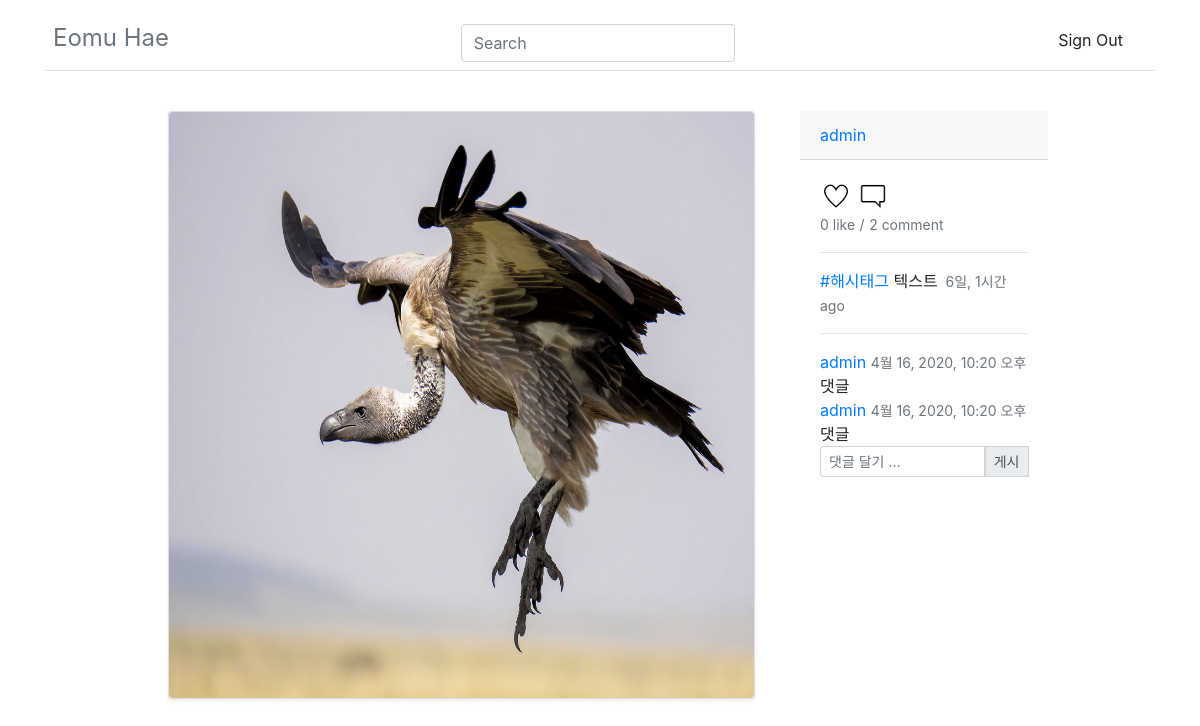
The page /intworldapp/detail/35/ on the database as committed earlier.
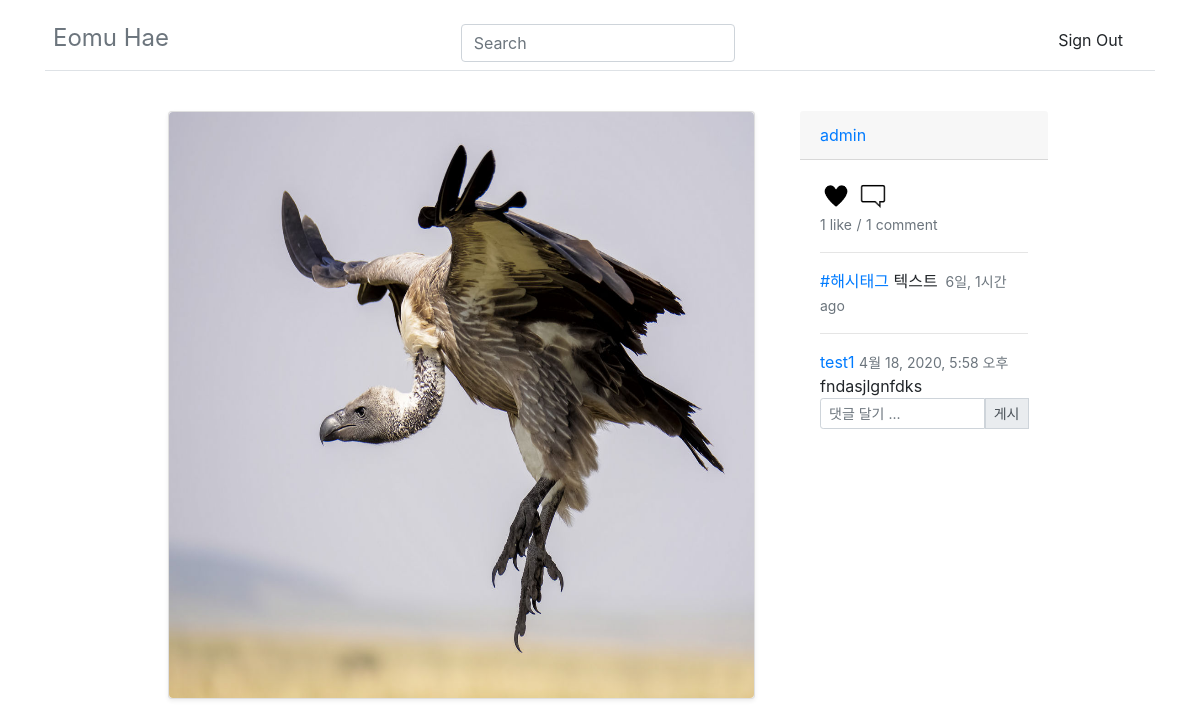
The same page on the database as committed later.
### intworldapp/models.py (models this page shows, shortened)
class Post(models.Model):
    main_text = models.CharField(max_length=200)
    create_user = models.ForeignKey(User, on_delete = models.CASCADE)
    create_date = models.DateTimeField('date published', default=timezone.now)
    update_date = models.DateTimeField('date published', null = True, default=timezone.now)
    create_img = models.ImageField(blank=True, upload_to="post/%Y/%m/%d", null=True)
    likes = models.ManyToManyField(User, related_name='likes')
    tag_set = models.ManyToManyField('Tag', blank=True)
    @property
    def total_likes(self):
        return self.likes.count()

class Tag(models.Model):
    tag_name = models.CharField(max_length=140, unique=True)

class Comment(models.Model):
    comment = models.ForeignKey(Post, on_delete=models.CASCADE, null=True, related_name='comments')
    comment_text = models.CharField(max_length=200)
    comment_user = models.ForeignKey(User, on_delete=models.CASCADE, null = True)
    comment_date = models.DateTimeField('date published', default=timezone.now)
    class Meta:
        ordering = ['-id']

### intworldapp/views.py (the view)
# urls.py: path('detail/<int:post_id>/', views.detail, name="detail"),
def detail(request, post_id):
    post = get_object_or_404(Post, id=post_id)
    return render(request, 'detail.html', {'post': post})

### intworldapp/templatetags/post_extras.py (called while the page is built)
@register.filter
def add_link(value):
    main_text = value.main_text
    tags = value.tag_set.all()
    for tag in tags:
        main_text = re.sub(r'\#'+tag.tag_name+r'\b', '<a href="/intworldapp/explore/tags/'+tag.tag_name+'">#'+tag.tag_name+'</a>', main_text)
    return main_text

### intworldapp/templates/detail.html (shortened to what this page needs)
{% extends 'base.html' %}
{% load post_extras %}
{% load humanize %}
{% block content %}
<head>
</head>
<body>
  <main role="main" class="container">
    <div class="row justify-content-center">
      <div class="col-md-7 blog-main">
        <div class="container">
          <div class="card-deck mb-3">
            <div class="card mb-4 shadow-sm">
              {% if post.create_img %}
              <div class="text-center">
                <img src="{{post.create_img.url}}" class="rounded" alt="..." width="585.5dp" height="585.5dp">
              </div>
              {% else %}
              <a>no</a>
              {% endif %}
            </div>
          </div>
        </div>
      </div>
      <aside class="col-md-3 blog-sidebar">
        <div class="card-header">
          <div class="d-flex justify-content-between align-items-center">
            <div class="btn-group">
              <a class="my-0 font-weight-normal" href="{% url 'userpage' post.create_user %}"><span class="writer_name">{{ post.create_user }}</span></a>
            </div>
          </div>
        </div>
        <div class="card-body">
          {% if post.likes.all %}
          <a class="like" name="{{ post.pk }}"><img id="like-img{{ post.pk }}" src="/static/like_after.png" alt="클릭시 좋아요 취소" style="width: 2rem; height:2rem;"></a>
          {% else %}
          <a class="like" name="{{ post.pk }}"><img id="like-img{{ post.pk }}" src="/static/like_before.png" alt="클릭시 좋아요" style="width: 2rem; height:2rem;"></a>
          {% endif %}
          <a href="{% url 'detail' post.id %}"><img src="/static/detail.png" alt="detail 이동" style="width: 2rem; height:2rem;"></a>
          <br>
          <small class="text-muted"><span class="like_count" id="count{{ post.pk }}">{{ post.total_likes }} like</span></small>
          <small class="text-muted">/</small>
          <small class="text-muted">{{post.comments.count}} comment</small>
          <hr>
          <a class="card-title pricing-card-title">{{ post|add_link|safe }}<small
              class="text-muted">&nbsp;&nbsp;{{ post.create_date | naturaltime }}</small></a>
          <hr>
          {% for comment in post.comments.all %}
          <a class="card-text" href="{% url 'userpage' comment.comment_user %}"><span class="comment_writer_name">{{comment.comment_user}}</span></a>
          <small class="text-muted">{{comment.comment_date}}</small>
          <br>
          <a class="card-text">{{comment.comment_text}}
            <br>
            {% endfor %}
            <form action="{% url 'c_post' post.id %}" method="POST">
              <div class="input-group input-group-sm mb-3">
                <input type="text" class="form-control" aria-label="Sizing example input" aria-describedby="inputGroup-sizing-sm" name="comment_text" id="comment_text" placeholder="댓글 달기 ..." style="display:inline-block">
                <div class="input-group-prepend">
                  <button class="input-group-text" id="inputGroup-sizing-sm" type="submit">게시</button>
                </div>
              </div>
            </form>
        </div>
      </aside>
    </div>
  </main>
</body>
{% endblock %}

### intworldproject/templates/base.html (shortened to what this page needs)
<!doctype html>
<html lang="en">
  <head>
    <link rel="stylesheet" href="https://stackpath.bootstrapcdn.com/bootstrap/4.4.1/css/bootstrap.min.css">
<link href="/docs/4.4/dist/css/bootstrap.min.css" rel="stylesheet">
  </head>
  <body>
  <div class="container">
  <header class="blog-header py-3">
    <div class="container d-flex flex-column flex-md-row justify-content-between bg-white border-bottom p-2 mb-6">
        <h4 class="my-0 font-weight-normal"><a class="text-muted" href="{% url 'index' %}">Eomu Hae</a></h4>
        <form class="form-inline my-2 my-lg-0" action="{% url 'search' %}" method="post">
          <input class="form-control mr-sm-2" type="search" placeholder="Search" aria-label="Search" name="q" value="{{q}}">
          </form>
        <div class="btn-group">
            <a class="dropdown-item" href="{% url 'signout'%}">Sign Out</a>
        </div>
    </div>
  </header>
<br>
{% block content %}
{% endblock %}
</div>
</body>
</html>

Rows that differ between the two databases and show on the page:
removed Comment: comment_user "admin", comment_date "4월 16, 2020, 10:20 오후", comment_text "댓글"
removed Comment: comment_user "admin", comment_date "4월 16, 2020, 10:20 오후", comment_text "댓글"
computed for Post "6일, 1시간 ago": total_likes "0" → "1"; comments.count "2" → "1"
added Comment: comment_user "test1", comment_date "4월 18, 2020, 5:58 오후", comment_text "fndasjlgnfdks"
